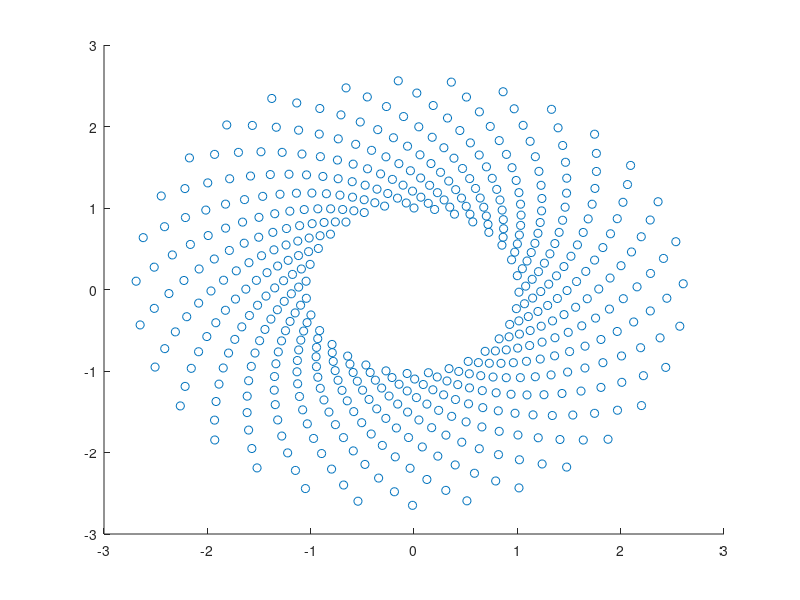
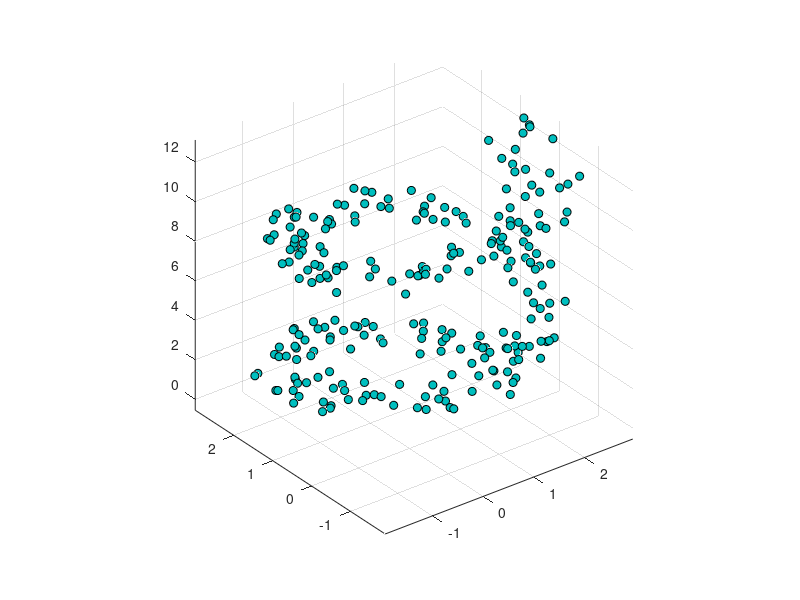

Here is the MATLAB script that generated these plots, in order: (Note: this script raises an error after producing the figures.)
% Sesion 2 - Abraham Rodriguez
%% Declaracione
clear;clc;close all

% Variables y vectores
a = 1; % whos a
b = "Hola mundo";
disp(b)
c = [1 2 3];
g = 1:3;

% Matrices
d = [1 2 3;4 5 6;7 8 9];
e = [1,2,3;4,5,6;7,8,9];
d = [1 2 3;4 5 6;7 8 9];
f = [1 2 3;...
     4 5 6;...
     7 8 9];

% Indexado
d(3,3);
d(1:2,1:2);
d(:,:);
d(end-1,end-1);
d(:);

%% Operaciones
linspace(-1,1,10);

a = [1 2 3 4 6 4 3 4 5];
b = a + 2;

A = [1 2 0; 2 5 -1; 4 10 -1];
B = A';
C = A * B;
C = A .* B;

b = [1;3;5];
x = A\b;

eig(A)

% Producto punto producto cruz
A = [4 -2 1];
B = [1 -1 3];
C = cross(A,B);
D = dot(A,B);
A*B'

% Producto externo
A'*B

%% Plot
x = 0:pi/10:2*pi;
y1 = sin(x);
y2 = sin(x-0.25);
y3 = sin(x-0.5);

figure
plot(x,y1,'g',x,y2,'b--o',x,y3,'c*')

%% Scatter
theta = linspace(0,1,500);
x = exp(theta).*sin(100*theta);
y = exp(theta).*cos(100*theta);
s = scatter(x,y);

%% Scatter3
z = linspace(0,4*pi,250);
x = 2*cos(z) + rand(1,250);
y = 2*sin(z) + rand(1,250);

figure
scatter3(x,y,z,...
        'MarkerEdgeColor','k',...
        'MarkerFaceColor',[0 .75 .75])
axis vis3d

%% Matrices a archivos y viceversa
datos = iris_dataset;
writematrix(datos,'datos.csv');
datos2 = readmatrix('datos.csv');

%% Easter eggs
image
spy
why
penny
logo
fifteen
xpbombs
surf(membrane)
axis vis3d
life
x=[-2:.001:2],y=(sqrt(cos(x)).*cos(200*x)+sqrt(abs(x))-0.7).*(4-x.*x).^0.01,plot(x,y);

